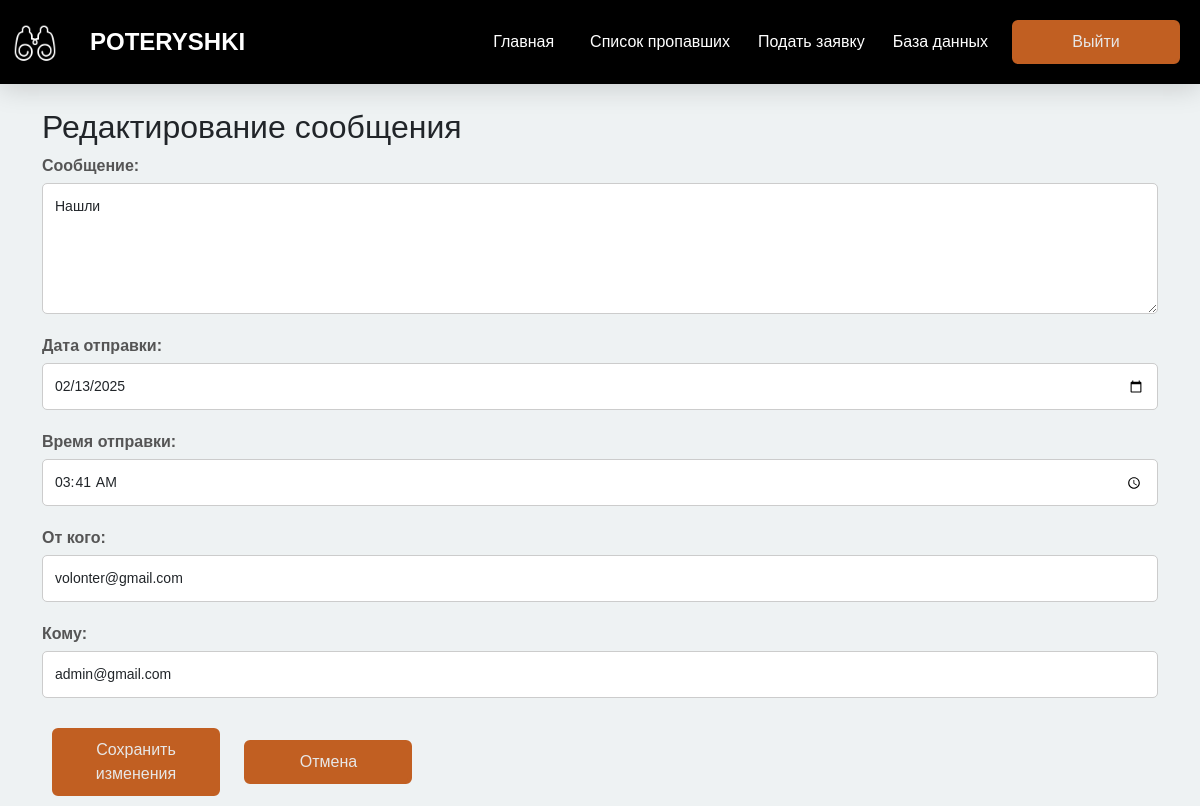
Screenshot of /edit_message/1 (signed in) with the database file from the repository.
### models.py (models this page shows)
class M_Message(db.Model):
    id = db.Column(db.Integer, primary_key=True)
    Text_Message = db.Column(db.Text, nullable=False)
    DataOfDispatch = db.Column(db.Date, nullable=False)
    TimeOfDispatch = db.Column(db.Time, nullable=False)
    FromWhom = db.Column(db.String(100), nullable=False)
    Whom = db.Column(db.String(100), nullable=False)
    user_id = db.Column(db.Integer, db.ForeignKey('us_user.id'), nullable=False)
    volunteer_id = db.Column(db.Integer, db.ForeignKey('volunteer.id'), nullable=False)

### routes.py (the view, shortened to what this page needs)
@app.route("/edit_message/<int:message_id>", methods=['GET', 'POST'])
@login_required
def edit_message(message_id):
    message = M_Message.query.get_or_404(message_id)
    return render_template('edit_message.html', message=message)

### config.py (called while the page is built)
@login_manager.user_loader
def load_user(user_id):
    from models import Us_user
    return Us_user.query.get(int(user_id))

### routes.py (called while the page is built)
@app.after_request
def redirect_to_signin(response):
    if response.status_code == 401:
        return redirect(url_for('login', next=request.url))
    return response

### templates/edit_message.html (shortened to what this page needs)
{% extends "base.html" %}
{% block content %}
<div class="container mt-4">
    <h2>Редактирование сообщения</h2>
    <form method="POST">
        <div class="form-group">
            <label for="text_message">Сообщение:</label>
            <textarea id="text_message" name="text_message" class="form-control" rows="5" required>{{ message.Text_Message }}</textarea>
        </div>
        <div class="form-group">
            <label for="date_of_dispatch">Дата отправки:</label>
            <input type="date" id="date_of_dispatch" name="date_of_dispatch" class="form-control" value="{{ message.DataOfDispatch.strftime('%Y-%m-%d') }}" required>
        </div>
        <div class="form-group">
            <label for="time_of_dispatch">Время отправки:</label>
            <input type="time" id="time_of_dispatch" name="time_of_dispatch" class="form-control" value="{{ message.TimeOfDispatch.strftime('%H:%M') }}" required>
        </div>
        <div class="form-group">
            <label for="author">От кого:</label>
            <input type="text" id="author" name="author" class="form-control" value="{{ message.FromWhom }}" required>
        </div>
        <div class="form-group">
            <label for="recipient">Кому:</label>
            <input type="text" id="recipient" name="recipient" class="form-control" value="{{ message.Whom }}" required>
        </div>
        <button type="submit" class="btn btn-primary">Сохранить изменения</button>
        <a href="{{ url_for('database', table_name='messages') }}" class="btn btn-secondary">Отмена</a>
    </form>
</div>
{% endblock %}

### static/css/styles.css (style rules this page uses)
html, body { height: 100%; }
a { color: rgb(193, 95, 34); text-decoration: none; }
.btn { background-color: rgb(193, 95, 34); color: rgb(231, 231, 231); border: 0.5vh solid rgb(193, 95, 34); width: 21vh; margin: 10px; }
body { background-color: #eef2f3; font-family: 'Arial', sans-serif; margin: 0; padding: 0; }
.form-group { margin-bottom: 20px; }
label { font-weight: bold; color: #555; margin-bottom: 5px; }
.form-control { width: 100%; padding: 12px; border: 1px solid #ccc; border-radius: 5px; font-size: 14px; transition: border-color 0.3s, box-shadow 0.3s; }

### rows the page displays
M_Message: text_message "Нашли", date_of_dispatch "02/13/2025", time_of_dispatch "03:41", author "volonter@gmail.com", recipient "admin@gmail.com"
